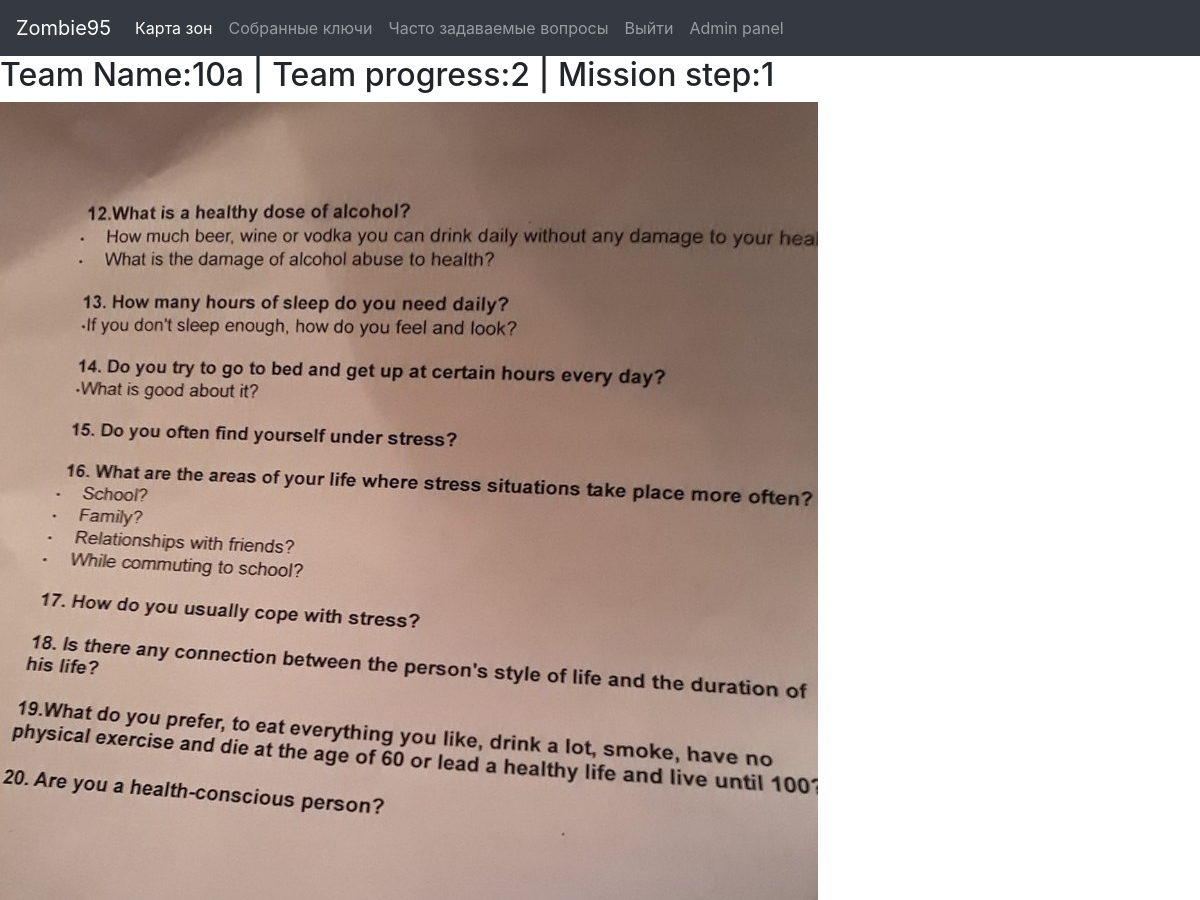
The app's page /game/admin/79 (signed in, upper part), older data.
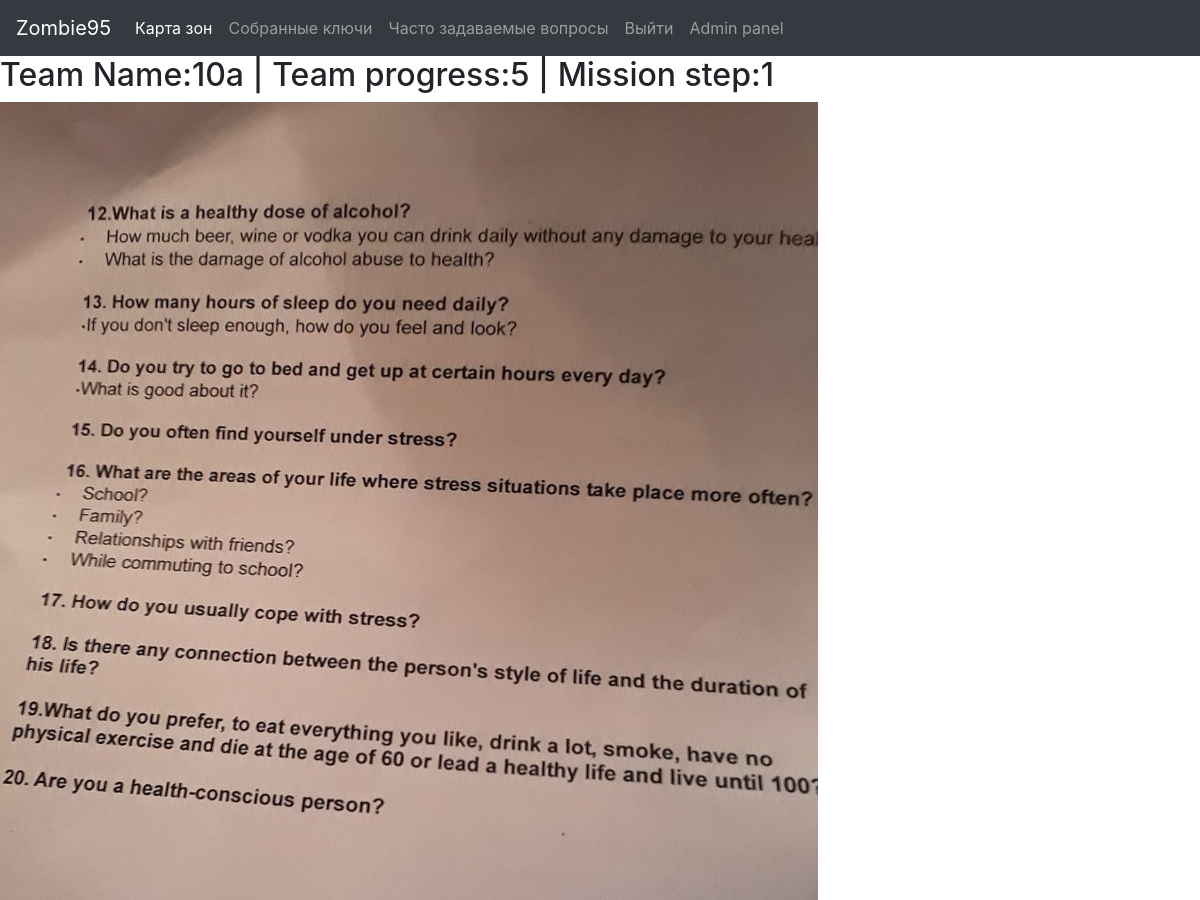
The same page, newer data.
### game1/models.py (models this page shows, shortened)
class AnswerToCheck(models.Model):
	selfie = models.ImageField(upload_to='selfieToCheck/')
	place = models.ImageField(upload_to='placeToCheck/')
	step = models.IntegerField()
	team = models.ForeignKey(Team, on_delete=models.CASCADE)
	is_right = models.NullBooleanField(null=True)
	comment = models.CharField(max_length=200, default="Неправильные фотографии! Попробуйте сделать еще.")

class Team(models.Model):
	id = models.AutoField(primary_key=True)
	name = models.CharField('Team name', max_length=100)
	progress = models.IntegerField(default=1)
	start = models.DateTimeField()
	finish = models.DateTimeField()
	team_pass = models.CharField('pass', max_length=50, default="xxxxxxxxxxxxxxxxxxxxxxxxxx1111111111111")
	is_blocked = models.BooleanField(default=False)
	playerCount = models.IntegerField(default=0)

### game1/views.py (the view, shortened to what this page needs)
# urls.py: path('game/admin/<int:answer_id>', views.moderatorDetail, name='answerDetail'),
@login_required
def moderatorDetail(request, answer_id):
	answer = models.AnswerToCheck.objects.get(pk=answer_id)
	return render(request, 'game1/answerDetail.html', {'answer':answer})

### game1/templates/game1/answerDetail.html (shortened to what this page needs)
{% extends 'game1/base.html' %}
{% block content %}
<h2>Team Name:{{answer.team.name}} | Team progress:{{answer.team.progress}} | Mission step:{{answer.step}}</h2>
<img src="{{answer.selfie.url}}" alt="" style="max-width:100%;">
<img src="{{ answer.place.url }}" alt="" style="max-width:100%;"><br>
{%endblock%}

### game1/templates/game1/base.html (shortened to what this page needs)
{% load static %}
<!DOCTYPE html>
<html lang="en">
<head>
  <link rel="stylesheet" href="https://stackpath.bootstrapcdn.com/bootstrap/4.3.1/css/bootstrap.min.css">
	<link rel="stylesheet" href="https://use.fontawesome.com/releases/v5.3.1/css/all.css">
</head>
<body>
	{% block navbar %}
	<nav class="navbar navbar-expand-lg navbar-dark bg-dark">
  <a class="navbar-brand" href="#">Zombie95</a>
  <div class="collapse navbar-collapse" id="navbarNav">
    <ul class="navbar-nav">
      <li class="nav-item active">
        <a class="nav-link" href="#">Карта зон <span class="sr-only">(current)</span></a>
      </li>
      <li class="nav-item">
        <a class="nav-link" href="#">Собранные ключи</a>
      </li>
      <li class="nav-item">
        <a class="nav-link" href="#">Часто задаваемые вопросы</a>
      </li>
      <li class="nav-item">
        {% if request.user.is_authenticated %}
        	<a href="{% url 'logout' %}" class="nav-link">Выйти</a>
        {% else %}
        	<a href="{% url 'login' %}" class="nav-link">Войти</a>
        {% endif %}
      </li>
      <li class="nav-item">
        {% if request.user.is_staff and request.user.is_superuser %}
          <a href="{% url 'my_admin' %}" class="nav-link">Admin panel</a>
        {% endif %}
      </li>
    </ul>
  </div>
</nav>
	{% endblock %}
	{% block content %}
	{% endblock %}
</body>
</html>

Row changes from the older to the newer data that the page shows:
changed through a linked row, AnswerToCheck: team.progress "2" → "5"
